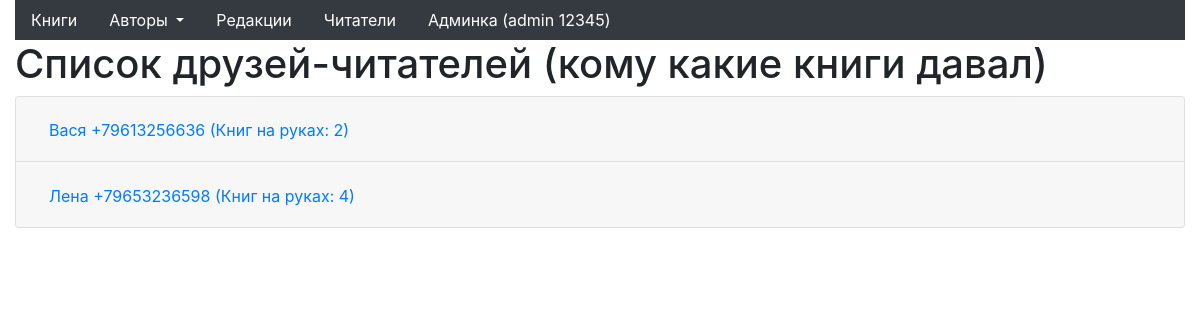
The page /readers on the database its author committed.
### p_library/models.py (models this page shows, shortened)
class Reader(models.Model):
    full_name = models.TextField()
    phone_number = PhoneNumberField(null=True, blank=True)
    description = models.TextField(null=True, blank=True)

### p_library/views.py (the view)
# urls.py: path('readers', views.readers),
def readers(request):
    template = loader.get_template('readers.html')
    readers = Reader.objects.all().prefetch_related('book_readers')
    readers_data = {
        'readers': [],
    }
    for reader in readers:
        books = Book.objects.filter(readers__in = [reader]).distinct()
        reader_data = {
            'reader': reader,
            'books': books,
        }
        readers_data['readers'].append(reader_data)
    return HttpResponse(template.render(readers_data, request))

### p_library/templates/readers.html (shortened to what this page needs)
{% extends 'base.html' %}
{% block content %}
<h1>Список друзей-читателей (кому какие книги давал)</h1>
<div class="accordion" id="accordionExample">
    {% for reader in readers %}
    <div class="card">
        <div class="card-header" id="heading{{ reader.reader.id }}">
            <h2 class="mb-0">
                <button class="btn btn-link" type="button" data-toggle="collapse"
                    data-target="#collapse{{ reader.reader.id }}" aria-expanded="true"
                    aria-controls="collapse{{ reader.reader.id }}">
                    {{ reader.reader.full_name }} {{ reader.reader.phone_number }} (Книг на руках: {{ reader.books|length}})
                </button>
            </h2>
        </div>
    </div>
    {% endfor %}
</div>
{% endblock %}

### rows shown on the page
Reader: reader.full_name "Вася", reader.phone_number "+79613256636", books|length "2"
Reader: reader.full_name "Лена", reader.phone_number "+79653236598", books|length "4"
